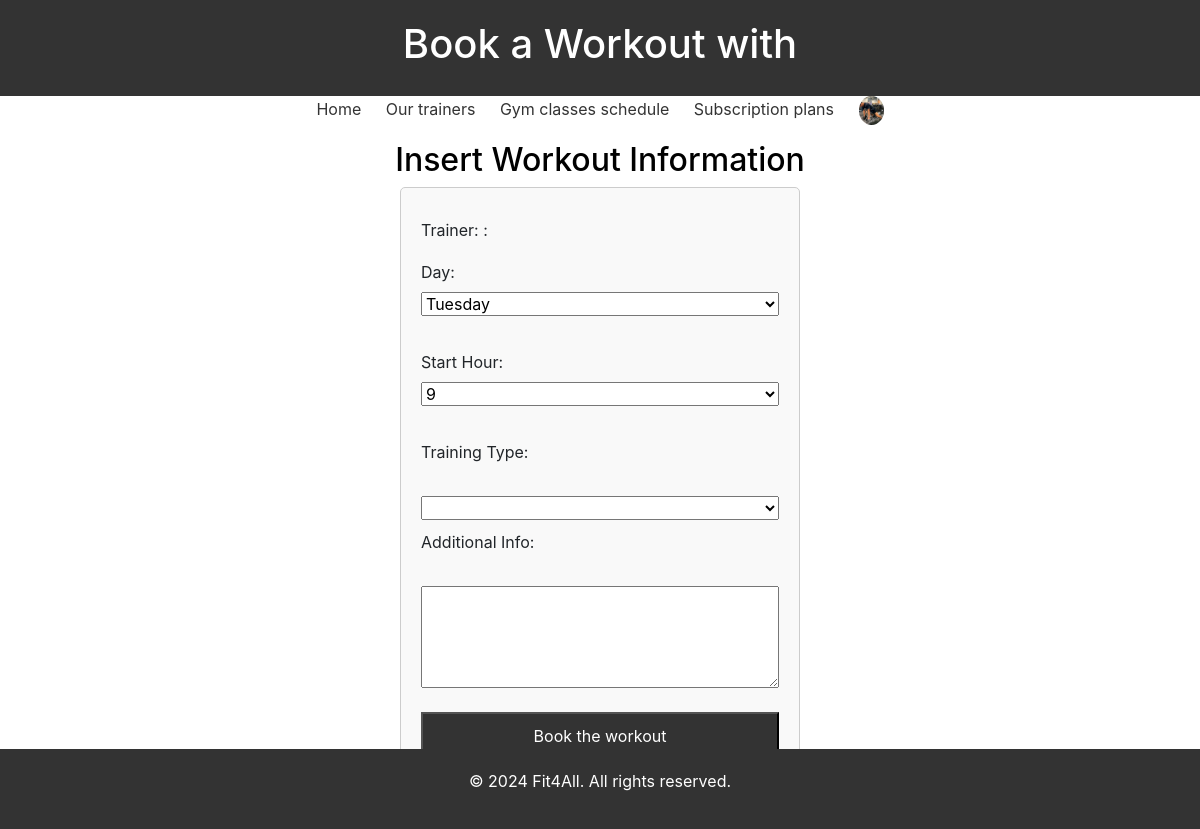
The app's page /palestra/book-workout/1/ (signed in), older data.
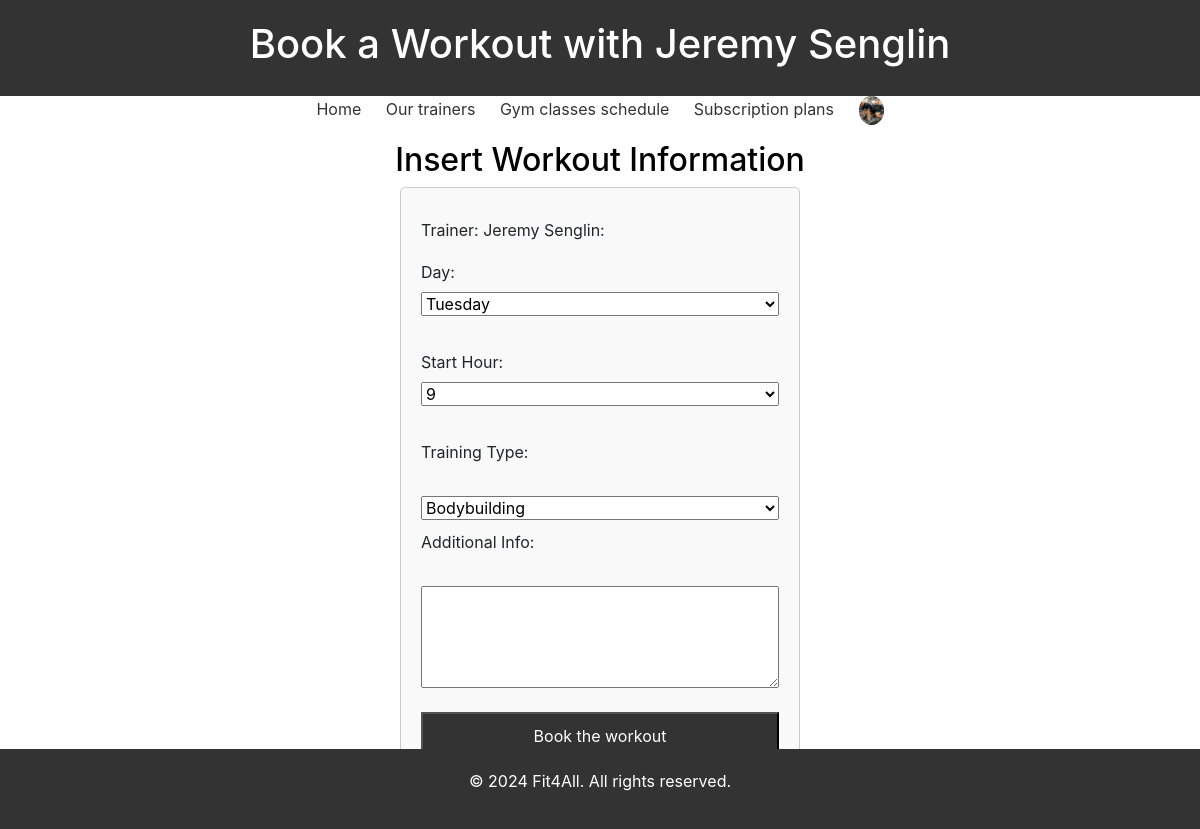
The same page, newer data.
### palestra/models.py (models this page shows, shortened)
class TrainerProfile(models.Model):
    user = models.OneToOneField(User, on_delete=models.CASCADE)
    gender_choices = [
        ('M', 'Male'),
        ('F', 'Female'),
    ]
    gender = models.CharField(max_length=1, choices=gender_choices, null=False, blank=True)
    first_name = models.CharField(max_length=100, null=False, blank=True)
    last_name = models.CharField(max_length=100, null=False, blank=True)
    date_of_birth = models.DateField(null=True, blank=True)
    certifications = models.FileField(upload_to='pt_CVs/', blank=True)
    profile_picture = models.ImageField(upload_to='profile_pictures/', null=True, blank=True)
    fitness_goals = models.ManyToManyField(FitnessGoal, blank=True)  # Cambio qui
    pt_photo = models.ImageField(upload_to='pt_images/', null=True, blank=True)

### management/models.py (models this page shows)
class FitnessGoal(models.Model):
    name = models.CharField(max_length=100)

### palestra/views.py (the view, shortened to what this page needs)
# urls.py: path('book-workout/<int:pt_id>/', views.BookWorkout.as_view(), name="book-workout"),
class BookWorkout(View):
    def get_context(self, request, pt_id):
        context = {}
        try:
            trainer = models.TrainerProfile.objects.get(id=pt_id)
        except models.TrainerProfile.DoesNotExist:
            messages.error(request, "The selected personal trainer couldn't be found")
        trainer_fitness_goals = functions.get_fitness_goals(trainer)
        today_day_name = global_variables.today.strftime("%A")
        today_hour = global_variables.today.hour
        available_days = [global_variables.week_days[i] for i in range(global_variables.week_days.index(today_day_name), len(global_variables.week_days))]
        available_hours_today = [i for i in range(9,19) if i > today_hour]
        personal_trainings = models.PersonalTraining.objects.filter(trainer_id=pt_id)
        group_trainings = GroupTraining.objects.filter(trainer_id=pt_id)
        availability = {}
        for day in available_days:
            if day == today_day_name:
                if not available_hours_today:
                    continue
                availability[day] = available_hours_today
            else:
                availability[day] = [i for i in range(9,19)]
            for group_training in group_trainings:
                if group_training.day == day and group_training.start_hour in availability[day]:
                    availability[day].remove(group_training.start_hour)
            for personal_training in personal_trainings:
                if personal_training.day == day and personal_training.start_hour in availability[day]:
                    availability[day].remove(personal_training.start_hour)
            if not availability[day]:
                del availability[day]
        context['trainer'] = trainer
        context['trainer_fitness_goals'] = trainer_fitness_goals
        print(trainer_fitness_goals)
        context['availability'] = availability
        context['form'] = forms.PersonalTrainingForm()
        return context
    def get(self, request, pt_id):
        context = self.get_context(request, pt_id)
        return render(request, template_name="book-workout.html", context=context)

### palestra/forms.py
class PersonalTrainingForm(forms.ModelForm):
    class Meta:
        model = models.PersonalTraining
        fields = '__all__'
    def __init__(self, *args, **kwargs):
        super().__init__(*args, **kwargs)
        if 'instance' in kwargs:
            self.fields['training_type'].choices = kwargs['instance'].training_type_choices
        else:
            self.fields['training_type'].choices = models.PersonalTraining().training_type_choices

### palestra/models.py (called while the page is built)
    @property
    def training_type_choices(self):
        return [(str(goal.id), goal.name) for goal in FitnessGoal.objects.all()]

### utils/functions.py (called while the page is built)
def get_fitness_goals(trainer_profile):
    fitness_goals = trainer_profile.fitness_goals.all()
    fitness_goal_names = [fitness_goal.name for fitness_goal in fitness_goals]
    return fitness_goal_names

### templates/palestra/book-workout.html (shortened to what this page needs)
{% extends "base.html" %}
{% block header %} Book a Workout with {{trainer.first_name}} {{trainer.last_name}} {% endblock header %}
{% block content %}
<div style="margin:auto;">
    <h2>Insert Workout Information</h2>
    <form method="post" style="margin:auto; width:400px">
        <label for="trainer">Trainer: {{trainer.first_name}} {{trainer.last_name}}:</label>
        <label for="day">Day:</label>
        <select name="day" id="day">
            {% for day in availability.keys %}
                <option value="{{ day }}">{{ day }}</option>
            {% endfor %}
        </select><br>
        <label for="start_hour">Start Hour:</label>
        <select name="start_hour" id="start_hour">
        <option value="{{ hour }}">{{ hour }}</option>
        </select><br>
        <label for="training_type">Training Type:</label><br>
        <select name="training_type" id="id_training_type">
            {% for fitness_goal_id, fitness_goal_name in fitness_goals %}
                {% if fitness_goal_name in trainer_fitness_goals %} <option value="{{ fitness_goal_id }}"> {{ fitness_goal_name }} </option> {% endif %}
            {% endfor %}
          </select>
        <label for="additional_info">Additional Info:</label><br>
        <textarea name="additional_info" id="additional_info" rows="4" cols="50"></textarea><br>
        <button type="submit">Book the workout</button>
        <button type="button" style="margin-top:10px;" class="btn btn-secondary" onclick="window.location.href='{% url 'palestra:dashboard' %}'">Dismiss</button>
    </form>
</div>
{% endblock %}

Row changes from the older to the newer data that the page shows:
now on this page (row edited): TrainerProfile: first_name "Jeremy", last_name "Senglin"
added FitnessGoal: training_type "Bodybuilding"
